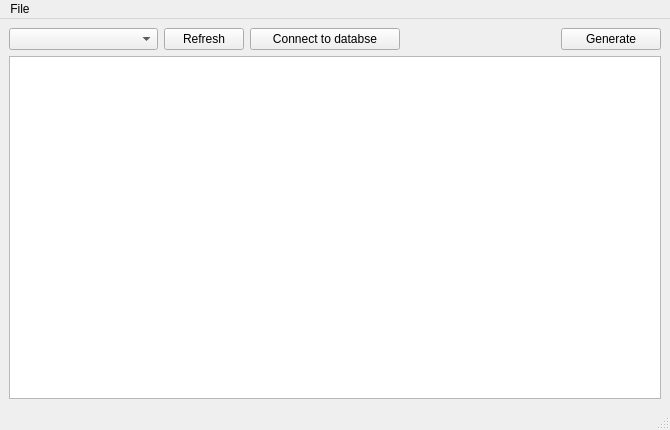
<?xml version="1.0" encoding="UTF-8"?>
<ui version="4.0">
 <class>CPluginWindow</class>
 <widget class="QMainWindow" name="CPluginWindow">
  <property name="geometry">
   <rect>
    <x>0</x>
    <y>0</y>
    <width>670</width>
    <height>430</height>
   </rect>
  </property>
  <property name="windowTitle">
   <string>MainWindow</string>
  </property>
  <widget class="QWidget" name="centralwidget">
   <layout class="QGridLayout" name="gridLayout">
    <item row="0" column="1">
     <widget class="QPushButton" name="pushRefresh">
      <property name="sizePolicy">
       <sizepolicy hsizetype="Maximum" vsizetype="Fixed">
        <horstretch>0</horstretch>
        <verstretch>0</verstretch>
       </sizepolicy>
      </property>
      <property name="text">
       <string>Refresh</string>
      </property>
     </widget>
    </item>
    <item row="0" column="0">
     <widget class="QComboBox" name="comboBox"/>
    </item>
    <item row="1" column="0" colspan="5">
     <widget class="QTextBrowser" name="textBrowser"/>
    </item>
    <item row="0" column="3">
     <spacer name="horizontalSpacer">
      <property name="orientation">
       <enum>Qt::Horizontal</enum>
      </property>
      <property name="sizeType">
       <enum>QSizePolicy::Fixed</enum>
      </property>
      <property name="sizeHint" stdset="0">
       <size>
        <width>40</width>
        <height>20</height>
       </size>
      </property>
     </spacer>
    </item>
    <item row="0" column="4">
     <widget class="QPushButton" name="pushGenerate">
      <property name="sizePolicy">
       <sizepolicy hsizetype="Maximum" vsizetype="Fixed">
        <horstretch>0</horstretch>
        <verstretch>0</verstretch>
       </sizepolicy>
      </property>
      <property name="minimumSize">
       <size>
        <width>100</width>
        <height>0</height>
       </size>
      </property>
      <property name="text">
       <string>Generate</string>
      </property>
     </widget>
    </item>
    <item row="0" column="2">
     <widget class="QPushButton" name="pushConnect">
      <property name="maximumSize">
       <size>
        <width>160</width>
        <height>16777215</height>
       </size>
      </property>
      <property name="text">
       <string>Connect to databse</string>
      </property>
     </widget>
    </item>
   </layout>
  </widget>
  <widget class="QMenuBar" name="menubar">
   <property name="geometry">
    <rect>
     <x>0</x>
     <y>0</y>
     <width>670</width>
     <height>20</height>
    </rect>
   </property>
   <widget class="QMenu" name="menuFile">
    <property name="title">
     <string>File</string>
    </property>
    <addaction name="actionExport_as"/>
   </widget>
   <addaction name="menuFile"/>
  </widget>
  <widget class="QStatusBar" name="statusbar"/>
  <action name="actionExport_as">
   <property name="text">
    <string>[TODO] Export as...</string>
   </property>
  </action>
 </widget>
 <resources/>
 <connections/>
</ui>
